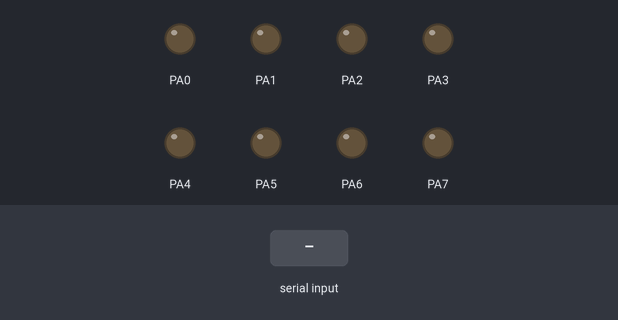
A program run on a simulated ATmega1284P, built with avr-gcc and emulated at 8 MHz. On the bench: output pins drawn as LEDs (lit = HIGH). Inputs (shaded band) come from the test bench.

Above: at 1.2 s.
1.3 s: "1" received over Serial
At 1.6 s:
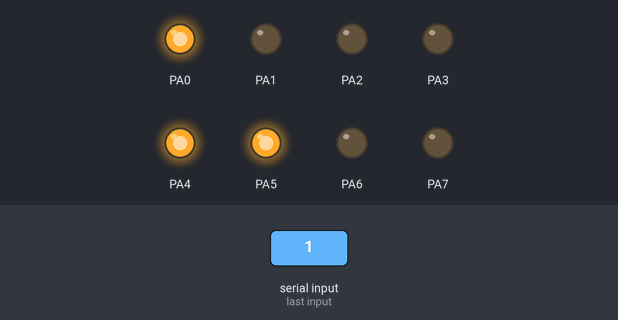
2.8 s: "0" received over Serial
At 4.0 s:
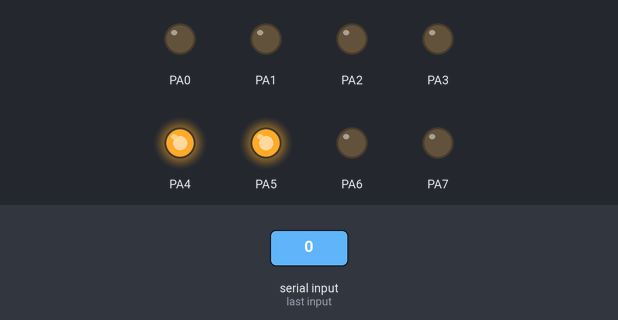
4.3 s: "2" received over Serial
At 5.1 s:
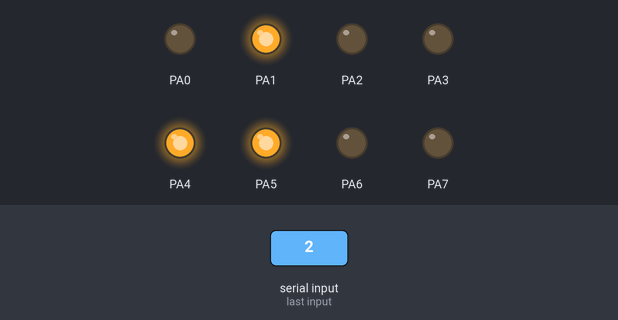
Timing chart, 0 to 7.3 s (numbered marks = the images above; inputs shaded):
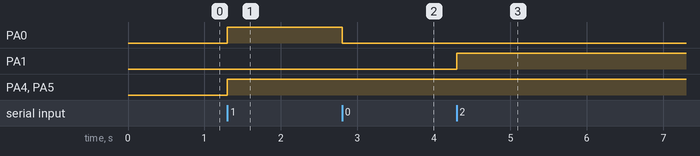

Measured:
- after the input at 1.3 s, PA0, PA4, PA5: LOW → HIGH at once
- after the input at 2.8 s, PA0: HIGH → LOW at once
- after the input at 4.3 s, PA1: LOW → HIGH at once

The program:

main.c
```c
/*
 * Lab2.c
 *
 * Created: 10/5/2017 7:56:22 PM
 * Author : Karthik Munjeti
 */

#include <avr/io.h>
#include <avr/interrupt.h>
#include "usart_ATmega1284.h"

/*
volatile unsigned char TimerFlag = 0; // TimerISR() sets this to 1. C programmer should clear to 0.

// Internal variables for mapping AVR's ISR to our cleaner TimerISR model.
unsigned long _avr_timer_M = 1; // Start count from here, down to 0. Default 1 ms.
unsigned long _avr_timer_cntcurr = 0; // Current internal count of 1ms ticks

void TimerOn() {
	// AVR timer/counter controller register TCCR1
	TCCR1B = 0x0B;// bit3 = 0: CTC mode (clear timer on compare)
	// bit2bit1bit0=011: pre-scaler /64
	// 00001011: 0x0B
	// SO, 8 MHz clock or 8,000,000 /64 = 125,000 ticks/s
	// Thus, TCNT1 register will count at 125,000 ticks/s

	// AVR output compare register OCR1A.
	OCR1A = 125;    // Timer interrupt will be generated when TCNT1==OCR1A
	// We want a 1 ms tick. 0.001 s * 125,000 ticks/s = 125
	// So when TCNT1 register equals 125,
	// 1 ms has passed. Thus, we compare to 125.
	// AVR timer interrupt mask register
	TIMSK1 = 0x02; // bit1: OCIE1A -- enables compare match interrupt

	//Initialize avr counter
	TCNT1=0;

	_avr_timer_cntcurr = _avr_timer_M;
	// TimerISR will be called every _avr_timer_cntcurr milliseconds

	//Enable global interrupts
	SREG = 0x80; // 0x80: 1000000
}

void TimerOff() {
	TCCR1B = 0x00; // bit3bit1bit0=000: timer off
}

void TimerISR() {
	TimerFlag = 1;
}

// In our approach, the C programmer does not touch this ISR, but rather TimerISR()
ISR(TIMER1_COMPA_vect) {
	// CPU automatically calls when TCNT1 == OCR1 (every 1 ms per TimerOn settings)
	_avr_timer_cntcurr--; // Count down to 0 rather than up to TOP
	if (_avr_timer_cntcurr == 0) { // results in a more efficient compare
		TimerISR(); // Call the ISR that the user uses
		_avr_timer_cntcurr = _avr_timer_M;
	}
}

// Set TimerISR() to tick every M ms
void TimerSet(unsigned long M) {
	_avr_timer_M = M;
	_avr_timer_cntcurr = _avr_timer_M;
}


unsigned char R;

*/

int main(void)
{
	DDRA = 0xFF;	PORTA = 0x00;
	//DDRD = 0x00;	PORTD = 0xFF;
	//TimerSet(75);
	//TimerOn();

	initUSART(1);
	while(1) {


		if(USART_HasReceived(1))
		{
				PORTA = USART_Receive(1);
				USART_Flush(1);
				//PORTA = 0xFF;
			//R = 0xFF;
		}
	}
	return 0;
}
```

usart_ATmega1284.h
```c
// Permission to copy is granted provided that this header remains intact.
// This software is provided with no warranties.

////////////////////////////////////////////////////////////////////////////////

#ifndef USART_1284_H
#define USART_1284_H

// USART Setup Values
#define F_CPU 8000000UL // Assume uC operates at 8MHz
#define BAUD_RATE 9600
#define BAUD_PRESCALE (((F_CPU / (BAUD_RATE * 16UL))) - 1)

////////////////////////////////////////////////////////////////////////////////
//Functionality - Initializes TX and RX on PORT D
//Parameter: usartNum specifies which USART is being initialized
//			 If usartNum != 1, default to USART0
//Returns: None
void initUSART(unsigned char usartNum)
{
	if (usartNum != 1) {
		// Turn on the reception circuitry of USART0
		// Turn on receiver and transmitter
		// Use 8-bit character sizes
		UCSR0B |= (1 << RXEN0)  | (1 << TXEN0);
		UCSR0C |= (1 << UCSZ00) | (1 << UCSZ01);
		// Load lower 8-bits of the baud rate value into the low byte of the UBRR0 register
		UBRR0L = BAUD_PRESCALE;
		// Load upper 8-bits of the baud rate value into the high byte of the UBRR0 register
		UBRR0H = (BAUD_PRESCALE >> 8);
	}
	else {
		// Turn on the reception circuitry for USART1
		// Turn on receiver and transmitter
		// Use 8-bit character sizes
		UCSR1B |= (1 << RXEN1)  | (1 << TXEN1);
		UCSR1C |= (1 << UCSZ10) | (1 << UCSZ11);
		// Load lower 8-bits of the baud rate value into the low byte of the UBRR1 register
		UBRR1L = BAUD_PRESCALE;
		// Load upper 8-bits of the baud rate value into the high byte of the UBRR1 register
		UBRR1H = (BAUD_PRESCALE >> 8);
	}
}
////////////////////////////////////////////////////////////////////////////////
//Functionality - checks if USART is ready to send
//Parameter: usartNum specifies which USART is checked
//Returns: 1 if true else 0
unsigned char USART_IsSendReady(unsigned char usartNum)
{
	return (usartNum != 1) ? (UCSR0A & (1 << UDRE0)) : (UCSR1A & (1 << UDRE1));
}
////////////////////////////////////////////////////////////////////////////////
//Functionality - checks if USART has successfully transmitted data
//Parameter: usartNum specifies which USART is being checked
//Returns: 1 if true else 0
unsigned char USART_HasTransmitted(unsigned char usartNum)
{
	return (usartNum != 1) ? (UCSR0A & (1 << TXC0)) : (UCSR1A & (1 << TXC1));
}
////////////////////////////////////////////////////////////////////////////////
// **** WARNING: THIS FUNCTION BLOCKS MULTI-TASKING; USE WITH CAUTION!!! ****
//Functionality - checks if USART has recieved data
//Parameter: usartNum specifies which USART is checked
//Returns: 1 if true else 0
unsigned char USART_HasReceived(unsigned char usartNum)
{
	return (usartNum != 1) ? (UCSR0A & (1 << RXC0)) : (UCSR1A & (1 << RXC1));
}
////////////////////////////////////////////////////////////////////////////////
//Functionality - Flushes the data register
//Parameter: usartNum specifies which USART is flushed
//Returns: None
void USART_Flush(unsigned char usartNum)
{
	static unsigned char dummy;
	if (usartNum != 1) {
		while ( UCSR0A & (1 << RXC0) ) { dummy = UDR0; }
	}
	else {
		while ( UCSR1A & (1 << RXC1) ) { dummy = UDR1; }
	}
}
////////////////////////////////////////////////////////////////////////////////
// **** WARNING: THIS FUNCTION BLOCKS MULTI-TASKING; USE WITH CAUTION!!! ****
//Functionality - Sends an 8-bit char value
//Parameter: Takes a single unsigned char value
//			 usartNum specifies which USART will send the char
//Returns: None
void USART_Send(unsigned char sendMe, unsigned char usartNum)
{
	if (usartNum != 1) {
		while( !(UCSR0A & (1 << UDRE0)) );
		UDR0 = sendMe;
	}
	else {
		while( !(UCSR1A & (1 << UDRE1)) );
		UDR1 = sendMe;
	}
}
////////////////////////////////////////////////////////////////////////////////
// **** WARNING: THIS FUNCTION BLOCKS MULTI-TASKING; USE WITH CAUTION!!! ****
//Functionality - receives an 8-bit char value
//Parameter: usartNum specifies which USART is waiting to receive data
//Returns: Unsigned char data from the receive buffer
unsigned char USART_Receive(unsigned char usartNum)
{
	if (usartNum != 1) {
		while ( !(UCSR0A & (1 << RXC0)) ); // Wait for data to be received
		return UDR0; // Get and return received data from buffer
	}
	else {
		while ( !(UCSR1A & (1 << RXC1)) );
		return UDR1;
	}
}

#endif USART_1284_H
```
